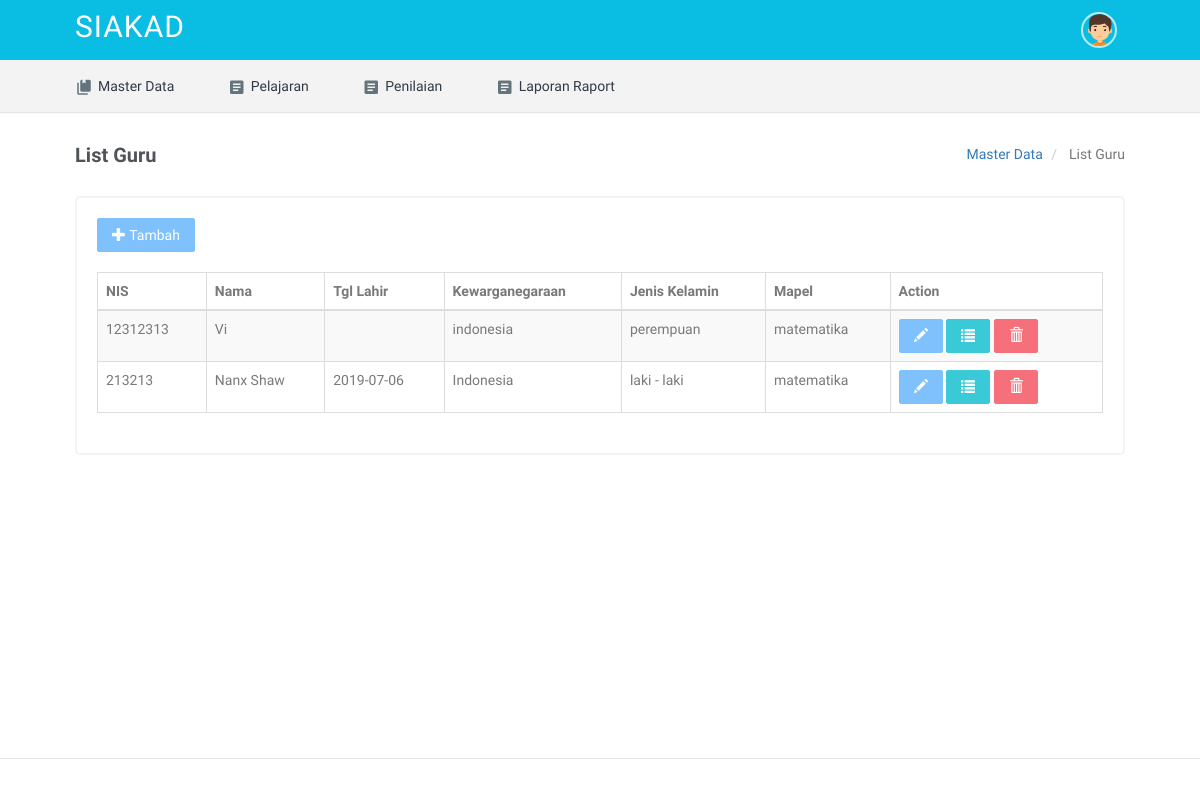
/index.php/guru, run on the app's committed database.
### tables this page shows
CREATE TABLE `guru` (
  `id_guru` int(11) NOT NULL,
  `nip` int(20) NOT NULL,
  `nama` varchar(40) NOT NULL,
  `tgl_lahir` varchar(40) NOT NULL,
  `jenis_kelamin` varchar(40) NOT NULL,
  `kewarganegaraan` varchar(40) NOT NULL,
  `id_mapel` int(11) NOT NULL
);

CREATE TABLE `mapel` (
  `id_mapel` int(11) NOT NULL,
  `kode_mapel` varchar(30) NOT NULL,
  `nama_mapel` varchar(50) NOT NULL
);

### application/modules/guru/controllers/Guru.php (called while the page is built, shortened)
<?php
class Guru extends MX_Controller {
    public function __construct(){
        $this->load->model('m_guru');
        $this->load->library('session');
    }
    public function index(){
        $data['page'] = array(
            'page1' => 'Master Data',
            'page2' => 'List Guru',
            'title' => 'List Guru'
        );
        $data['row'] = $this->m_guru->all()->result();
            $this->load->view('template/header');
            $this->load->view('guru/data_guru', $data);
            $this->load->view('template/footer');
    }
}

### index.php (called while the page is built, shortened)
<?php
require_once BASEPATH.'core/CodeIgniter.php';

### application/modules/guru/models/M_guru.php (called while the page is built, shortened)
<?php
class M_guru extends CI_Model{
	function all(){
		$this->db->select('a.nip, a.nama, a.tgl_lahir, a.jenis_kelamin, a.kewarganegaraan, a.id_guru, b.nama_mapel')
			->from('guru AS a')
			->join('mapel AS b', 'a.id_mapel = b.id_mapel');
		return $this->db->get();
	}
}

### application/modules/guru/views/data_guru.php (the view, shortened to what this page needs)
<div class="wrapper">
    <div class="container">
        <div class="row">
            <div class="col-sm-12">
                <div class="page-title-box">
                    <div class="btn-group pull-right">
                        <ol class="breadcrumb hide-phone p-0 m-0">
                            <li>
                                <a href="#"><?php echo $page['page1']; ?></a>
                            </li>
                            <li class="active">
                                <?php echo $page['page2']; ?>
                            </li>
                        </ol>
                    </div>
                    <h4 class="page-title"><?php echo $page['title']; ?></h4>
                </div>
            </div>
        </div>
        <div class="row">
            <div class="col-sm-12">
                <div class="card-box table-responsive">
                    <div style="margin-bottom:20px;">
                        <a href="guru/form_insert_guru" class="btn btn-primary waves-effect"><span class="glyphicon glyphicon-plus"></span> Tambah</a>
                    </div>
                    <table id="datatable" class="table table-striped table-bordered">
                        <thead>
                        <tr>
                            <th>NIS</th>
                            <th>Nama</th>
                            <th>Tgl Lahir</th>
                            <th>Kewarganegaraan</th>
                            <th>Jenis Kelamin</th>
                            <th>Mapel</th>
                            <th>Action</th>
                        </tr>
                        </thead>
                        <tbody>
                            <?php
                            foreach ($row as $key ) {
                            ?>
                            <tr>
                                <td><?php echo $key->nip; ?></td>
                                <td><?php echo $key->nama; ?></td>
                                <td><?php echo $key->tgl_lahir; ?></td>
                                <td><?php echo $key->kewarganegaraan; ?></td>
                                <td><?php echo $key->jenis_kelamin; ?></td>
                                <td><?php echo $key->nama_mapel; ?></td>
                                <td>
                                    <a href="guru/form_edit_guru/<?php echo $key->id_guru; ?>" class="btn btn-primary  waves-effect"><span class="glyphicon glyphicon-pencil"></span></a>
                                    <a href="guru/form_detail_guru/<?php echo $key->id_guru; ?>" class="btn btn-info  waves-effect"><span class="glyphicon glyphicon-list"></span></a>
                                    <button idne="<?php echo $key->id_guru; ?>" class="btn btn-danger waves-effect waves-light btndel" ><span class="glyphicon glyphicon-trash"></span></button>
                                </td>
                            </tr>
                            <?php
                            }
                            ?>
                        </tbody>
                    </table>
                </div>
            </div>
        </div>

### assets/assets/css/core.css (style rules this page uses)
body { font-family: 'Varela Round', sans-serif; margin: 0; padding-bottom: 65px; overflow-x: hidden; color: #797979; }
html { position: relative; min-height: 100%; }
.h1, .h2, .h3, .h4, .h5, .h6, h1, h2, h3, h4, h5, h6 { color: #505458; font-family: 'Hind Madurai', sans-serif; margin: 10px 0; }
* { outline: none !important; }
.p-0 { padding: 0 !important; }
.m-0 { margin: 0 !important; }
.card-box { padding: 20px; border: 2px solid #f3f3f3; -webkit-border-radius: 5px; border-radius: 5px; -moz-border-radius: 5px; background-clip: padding-box; margin-bottom: 20px; background-color: #ffffff; }
.row { margin-right: -10px; margin-left: -10px; }
.col-lg-1, .col-lg-10, .col-lg-11, .col-lg-12, .col-lg-2, .col-lg-3, .col-lg-4, .col-lg-5, .col-lg-6, .col-lg-7, .col-lg-8, .col-lg-9, .col-md-1, .col-md-10, .col-md-11, .col-md-12, .col-md-2, .col-md-3, .col-md-4, .col-md-5, .col-md-6, .col-md-7, .col-md-8, .col-md-9, .col-sm-1, .col-sm-10, .col-sm-11, .col-sm-12, .col-sm-2, .col-sm-3, .col-sm-4, .col-sm-5, .col-sm-6, .col-sm-7, .col-sm-8, .col-sm-9, .col-xs-1, .col-xs-10, .col-xs-11, .col-xs-12, .col-xs-2, .col-xs-3, .col-xs-4, .col-xs-5, .col-xs-6, .col-xs-7, .col-xs-8, .col-xs-9 { padding-left: 10px; padding-right: 10px; }
.breadcrumb { background-color: transparent; margin-bottom: 15px; padding-top: 10px; padding-left: 0; }
.waves-effect { position: relative; cursor: pointer; display: inline-block; overflow: hidden; -webkit-user-select: none; -moz-user-select: none; -ms-user-select: none; user-select: none; -webkit-tap-highlight-color: transparent; vertical-align: middle; z-index: 1; will-change: opacity, transform; -webkit-transition: all 0.3s ease-out; -moz-transition: all 0.3s ease-out; -o-transition: all 0.3s ease-out; -ms-transition: all 0.3s ease-out; transition: all 0.3s ease-out; }

### assets/assets/css/menu.css (style rules this page uses)
.container { width: 90%; }
.wrapper { padding-top: 114px; }
.page-title-box { padding: 30px 0; }
.page-title-box .page-title { font-size: 20px; margin-bottom: 0; margin-top: 0; font-weight: 600; }

### data on the page
guru: nip "12312313", nama "Vi", kewarganegaraan "indonesia", jenis_kelamin "perempuan", id_mapel.nama_mapel "matematika"
guru: nip "213213", nama "Nanx Shaw", tgl_lahir "2019-07-06", kewarganegaraan "Indonesia", jenis_kelamin "laki - laki", id_mapel.nama_mapel "matematika"

### other printed values
$page['page1'] "Master Data"
$page['page2'] "List Guru"
$page['title'] "List Guru"
